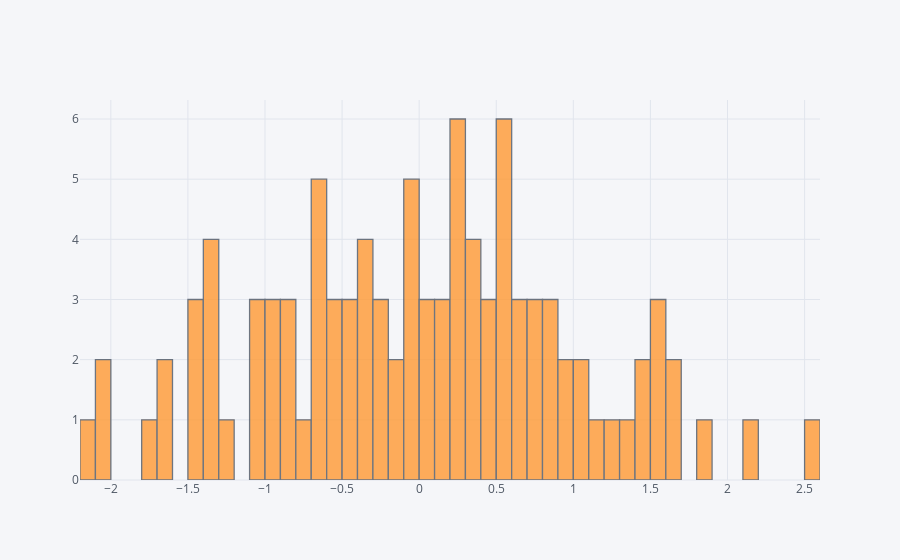

Notebook code cell kept with this figure:
### Code cell
#histogram for only a single column, A
df['A'].iplot(kind='hist',bins=50)

### Figure 1 — Plotly figure (JSON) as saved in the notebook; plotly's stock layout.template omitted (floating-point values rounded to 4 significant figures)
{"data": [{"histfunc": "count", "histnorm": "", "marker": {"color": "rgba(255, 153, 51, 1.0)", "line": {"color": "#4D5663", "width": 1.3}}, "name": "A", "nbinsx": 50, "opacity": 0.8, "orientation": "v", "type": "histogram", "uid": "817f8491-31dc-4f06-8c60-208748eb961f", "x": [1.144, 0.4705, 0.29, -0.05426, 0.07688, 0.2875, -1.631, 1.215, 1.372, 0.7746, -0.4561, -0.2137, 0.7208, -1.44, 0.3559, 0.1264, 0.2787, 0.9964, -0.1228, -0.09669, 0.5851, 2.18, -2.028, -0.3139, -0.1112, -0.4131, -0.8723, -0.8637, 1.504, -1.602, -0.3798, -0.9371, -0.8958, 1.048, -0.9591, 0.8925, -0.7281, 0.8022, 0.5464, 1.573, -0.6886, 0.3103, -0.2225, 1.056, -0.3291, 0.2793, -1.474, 0.5649, 0.6358, 1.542, 0.3328, -1.36, -0.6506, 1.68, -2.077, 1.809, 0.9629, -0.07185, -1.093, 0.01025, 0.7844, 1.403, -0.9186, -2.16, 0.419, 0.6993, 1.489, -0.5299, 0.5253, -0.2554, -0.6357, -1.1, -1.209, -0.5499, 0.2921, 0.09339, 0.3404, 1.688, -0.003936, -0.3899, 0.5183, 0.1404, 0.6209, 0.2706, -1.457, 2.574, -0.6261, -1.341, -1.338, -1.027, 0.4699, -1.301, 0.8929, -0.482, -1.766, -0.06922, -0.52, -0.6493, 0.548, 0.1788]}], "layout": {"barmode": "overlay", "legend": {"bgcolor": "#F5F6F9", "font": {"color": "#4D5663"}}, "paper_bgcolor": "#F5F6F9", "plot_bgcolor": "#F5F6F9", "title": {"font": {"color": "#4D5663"}}, "xaxis": {"gridcolor": "#E1E5ED", "showgrid": true, "tickfont": {"color": "#4D5663"}, "title": {"font": {"color": "#4D5663"}, "text": ""}, "zerolinecolor": "#E1E5ED"}, "yaxis": {"gridcolor": "#E1E5ED", "showgrid": true, "tickfont": {"color": "#4D5663"}, "title": {"font": {"color": "#4D5663"}, "text": ""}, "zerolinecolor": "#E1E5ED"}}}
